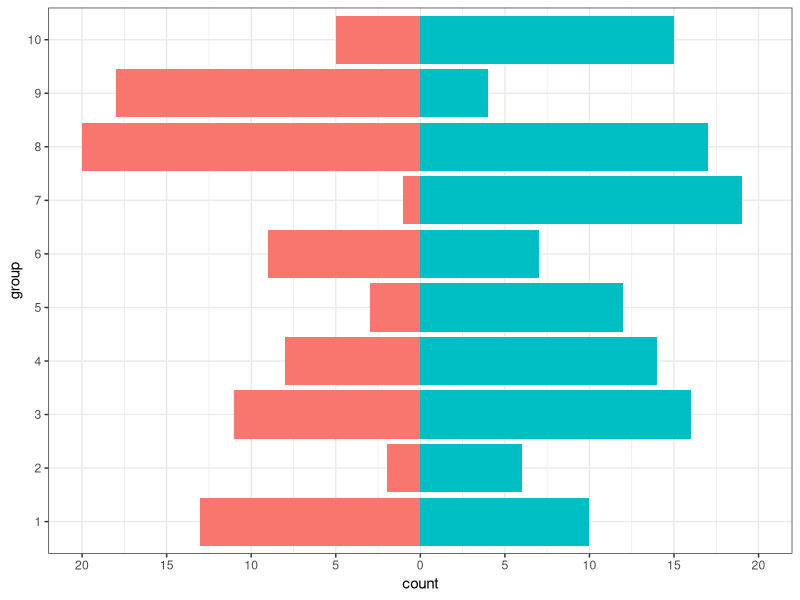

Write the R code that produced this figure.
## ---- chunk 1
library(plyr)
library(dplyr)
library(ggplot2)
## ---- chunk 2
set.seed(100)
df <- data.frame(count=sample(1:20,20), gender=c(rep('M',10),rep('F',10)), group=factor(rep(1:10,2)))
df
## ---- chunk 3
ggplot(data=df,aes(x=group, fill=gender)) +
  geom_bar(data=subset(df,gender=='M'),aes(y=count),stat="identity") +
  geom_bar(data=subset(df,gender=='F'),aes(y=-1*count),stat="identity") +
  coord_flip() +
  theme_bw() +
  theme(legend.position="none") +
  scale_y_continuous(limits=c(-20,20),breaks=seq(-20,20,5),labels=abs(seq(-20,20,5)))
